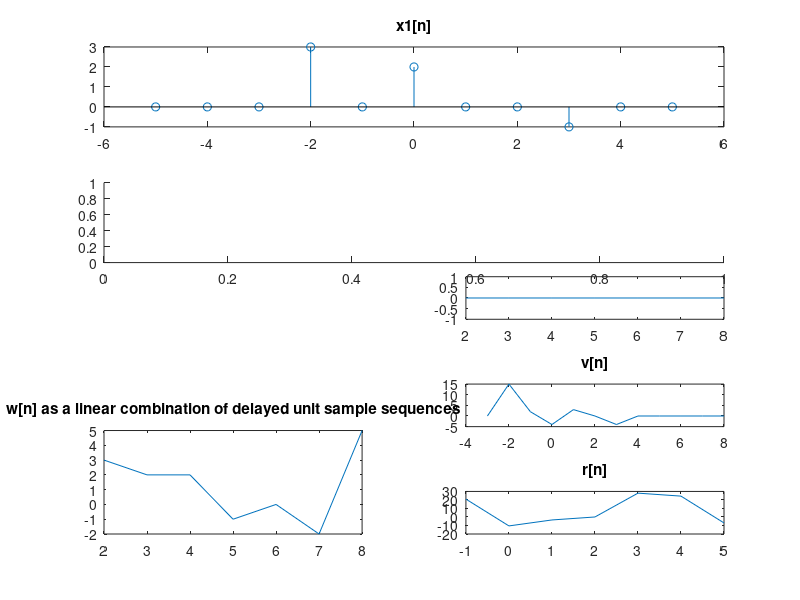

This figure's MATLAB source: (Note: this script raises an error after producing the figure.)
%%Chapter  1
%Question1
n_1=-3:3;
x=[-4, 5, 1, -2, -3, 0, 2];
subplot(5,2,1);
plot(n_1,x);
title("x[n]");

n_2=-1:5;
y=[6,-3,-1,0,8,7,-2];
subplot(5,2,2);
plot(n_2,y);
title("y[n]");

n_3=2:8;
w=[3,2,2,-1,0,-2,5];
subplot(5,2,3);
plot(n_3,w);
title("w[n]");

c=[0,0,2,0,-3,-2,1];
subplot(5,2,4);
plot(n_1,c);
title("c[n]");

d=[0,0,0,0,0,0,0];
subplot(5,2,5);
plot(n_2,d);
title("d[n]");

w=[0,0,0,0,0,0,0];
subplot(5,2,6);
plot(n_3,w);
title("w[n]");

n_f=-3:5;
f=[-4,5,1,-2,3,-3,1,0,8];
subplot(5,2,7);
plot(n_f,f);
title("f[n]");

n_v=-3:8;
v=[0,15,2,-4,3,0,-4,0,0,0,0,0];
subplot(5,2,8);
plot(n_v,v);
title("v[n]");

n_s=-1:8;
s=[4,-5,0,0,10,2,-2,0,0,0];
subplot(5,2,9);
plot(n_s,s);
title("s[n]");

n_r=-1:5;
y=[6,-3,-1,0,8,7,-2];
subplot(5,2,10);
plot(n_2,3.5*y);
title("r[n]");

%Question2

n_1=-3:3;
x_n=(-4*((n_1+3)==0))+(5*((n_1+2)==0))+(1*((n_1+1)==0))+(-2*((n_1-0)==0))+(-3*((n_1-1)==0))+(3*((n_1-3)==0));
subplot(3,2,1);
plot(n_1,x_n);
title("x[n] as a linear combination of delayed unit sample sequences");

n_2=-1:5;
y_n=(6*((n_2+1)==0))+(-3*((n_2-0)==0))+(-1*((n_2-1)==0))+(8*((n_2-3)==0))+(7*((n_2-4)==0))+(-2*((n_2-5)==0));
subplot(3,2,3);
plot(n_2,y_n);
title("y[n] as a linear combination of delayed unit sample sequences");


n_3=2:8;
w_n=(3*((n_3-2)==0))+(2*((n_3-3)==0))+(2*((n_3-4)==0))+(-1*((n_3-5)==0))+(-2*((n_3-7)==0))+(5*((n_3-8)==0));
subplot(3,2,5);
plot(n_3,w_n);
title("w[n] as a linear combination of delayed unit sample sequences");



%Question 3
n_1=-3:3;
x=[-4, 5, 1, -2, -3, 0, 2];
E_x=sum(abs(x).^2)

n_2=-1:5;
y=[6,-3,-1,0,8,7,-2];
E_y=sum(abs(y).^2)

n_3=2:8;
w=[3,2,2,-1,0,-2,5];
E_w=sum(abs(w).^2)

%Question 4
clc;
clear all;
close all;

n=-5:5;
x_1=3*((n+2)==0)+2*((n-0)==0)-((n-3)==0)+5*((n-7)==0);
subplot(4,1,1);
stem(n,x_1);
title("x1[n]");

k=-5:5;
x_2=sum(exp(abs(k)).*((n-2*k)==0));
subplot(4,1,2);
stem(k,x_2);
title("x2[n]");


x_3=(10*(n>=0))-(5*((n-5)>=0))-(10*((n-10)>=0))+(5*((n-15)>=0));
subplot(4,1,3);
stem(n,x_3);
title("x3[n]");

x_4= (exp(0.1*n)).* ((20*((n+20)>=0))-(((n-10)>=0)));
subplot(4,1,4);
stem(n,x_4);
title("x4[n]");






